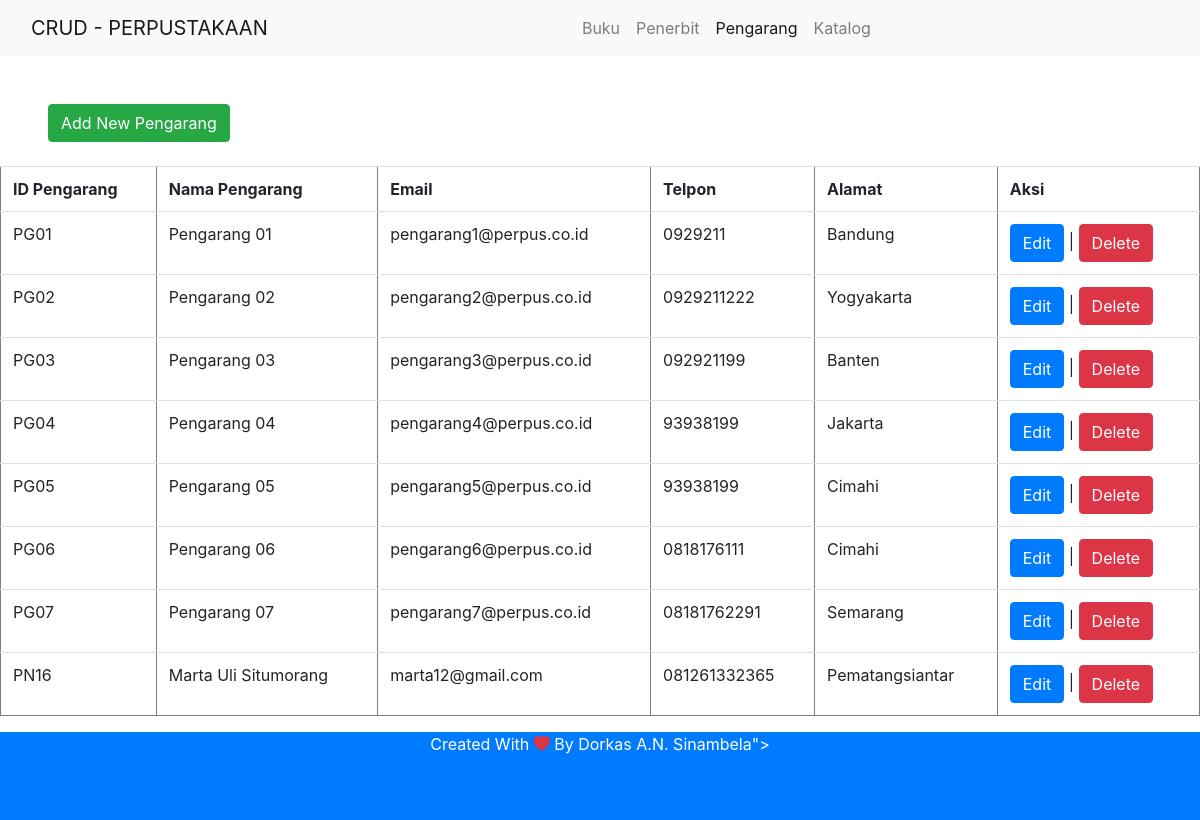
Page /dashboard.php on the committed database.
### tables this page shows
CREATE TABLE `pengarang` (
  `id_pengarang` varchar(8) NOT NULL,
  `nama_pengarang` varchar(255) DEFAULT NULL,
  `email` varchar(50) DEFAULT NULL,
  `telp` varchar(12) DEFAULT NULL,
  `alamat` varchar(255) DEFAULT NULL
);

### dashboard.php (the view, shortened to what this page needs)
<?php
$pengarang = mysqli_query($mysqli, "SELECT * FROM pengarang");
?>
<html>
<head>
    <link rel="stylesheet" href="https://stackpath.bootstrapcdn.com/bootstrap/4.2.1/css/bootstrap.min.css">
    <link rel="stylesheet" href="https://cdn.jsdelivr.net/npm/bootstrap-icons@1.7.1/font/bootstrap-icons.css">
</head>
<body>
    <nav class="navbar navbar-expand-lg navbar-light bg-light">
        <div class="container-fluid">
            <a class="navbar-brand" href="home.php">CRUD - PERPUSTAKAAN</a>
            <div class="collapse navbar-collapse d-flex justify-content-center" id="navbarSupportedContent">
                <ul class="navbar-nav mb-2 mb-lg-0">
                    <li class="nav-item">
                        <a class="nav-link " aria-current="page" href="home.php">Buku</a>
                    </li>
                    <li class="nav-item">
                        <a class="nav-link" href="index.php">Penerbit</a>
                    </li>
                    <li class="nav-item">
                        <a class="nav-link active" href="dashboard.php">Pengarang</a>
                    </li>
                    <li class="nav-item">
                        <a class="nav-link" href="homepage.php">Katalog</a>
                    </li>
                </ul>
            </div>
        </div>
    </nav>
    <a class="btn btn-success ml-5 mt-5" href="add_pengarang.php">Add New Pengarang</a><br /><br />
    <table class="table" width='80%' border=1>
        <tr>
            <th>ID Pengarang</th>
            <th>Nama Pengarang</th>
            <th>Email</th>
            <th>Telpon</th>
            <th>Alamat</th>
            <th>Aksi</th>
        </tr>
        <?php
        while ($pengarang_data = mysqli_fetch_array($pengarang)) {
            echo "<tr>";
            echo "<td>" . $pengarang_data['id_pengarang'] . "</td>";
            echo "<td>" . $pengarang_data['nama_pengarang'] . "</td>";
            echo "<td>" . $pengarang_data['email'] . "</td>";
            echo "<td>" . $pengarang_data['telp'] . "</td>";
            echo "<td>" . $pengarang_data['alamat'] . "</td>";
            echo "<td><a class='btn btn-primary' href='edit_pengarang.php?id_pengarang=$pengarang_data[id_pengarang]'>Edit</a> | <a class='btn btn-danger' href='delete_pengarang.php?id_pengarang=$pengarang_data[id_pengarang]'>Delete</a></td></tr>";
        }
        ?>
    </table>
    <footer class="bg-primary text-white text-center pb-5">
      <p>Created With <i class="bi bi-heart-fill text-danger"></i> By <a href="https://www.instagram.com/dorkasa.n.sinambela/" class="text-white fw-bold">Dorkas A.N. Sinambela"></a></p>
    </footer>
</body>
</html>

### rows in the picture
pengarang: id_pengarang "PG01", nama_pengarang "Pengarang 01", email "pengarang1@perpus.co.id", telp "0929211", alamat "Bandung"
pengarang: id_pengarang "PG02", nama_pengarang "Pengarang 02", email "pengarang2@perpus.co.id", telp "0929211222", alamat "Yogyakarta"
pengarang: id_pengarang "PG03", nama_pengarang "Pengarang 03", email "pengarang3@perpus.co.id", telp "092921199", alamat "Banten"
pengarang: id_pengarang "PG04", nama_pengarang "Pengarang 04", email "pengarang4@perpus.co.id", telp "93938199", alamat "Jakarta"
pengarang: id_pengarang "PG05", nama_pengarang "Pengarang 05", email "pengarang5@perpus.co.id", telp "93938199", alamat "Cimahi"
pengarang: id_pengarang "PG06", nama_pengarang "Pengarang 06", email "pengarang6@perpus.co.id", telp "0818176111", alamat "Cimahi"
pengarang: id_pengarang "PG07", nama_pengarang "Pengarang 07", email "pengarang7@perpus.co.id", telp "08181762291", alamat "Semarang"
pengarang: id_pengarang "PN16", nama_pengarang "Marta Uli Situmorang", email "marta12@gmail.com", telp "081261332365", alamat "Pematangsiantar"
